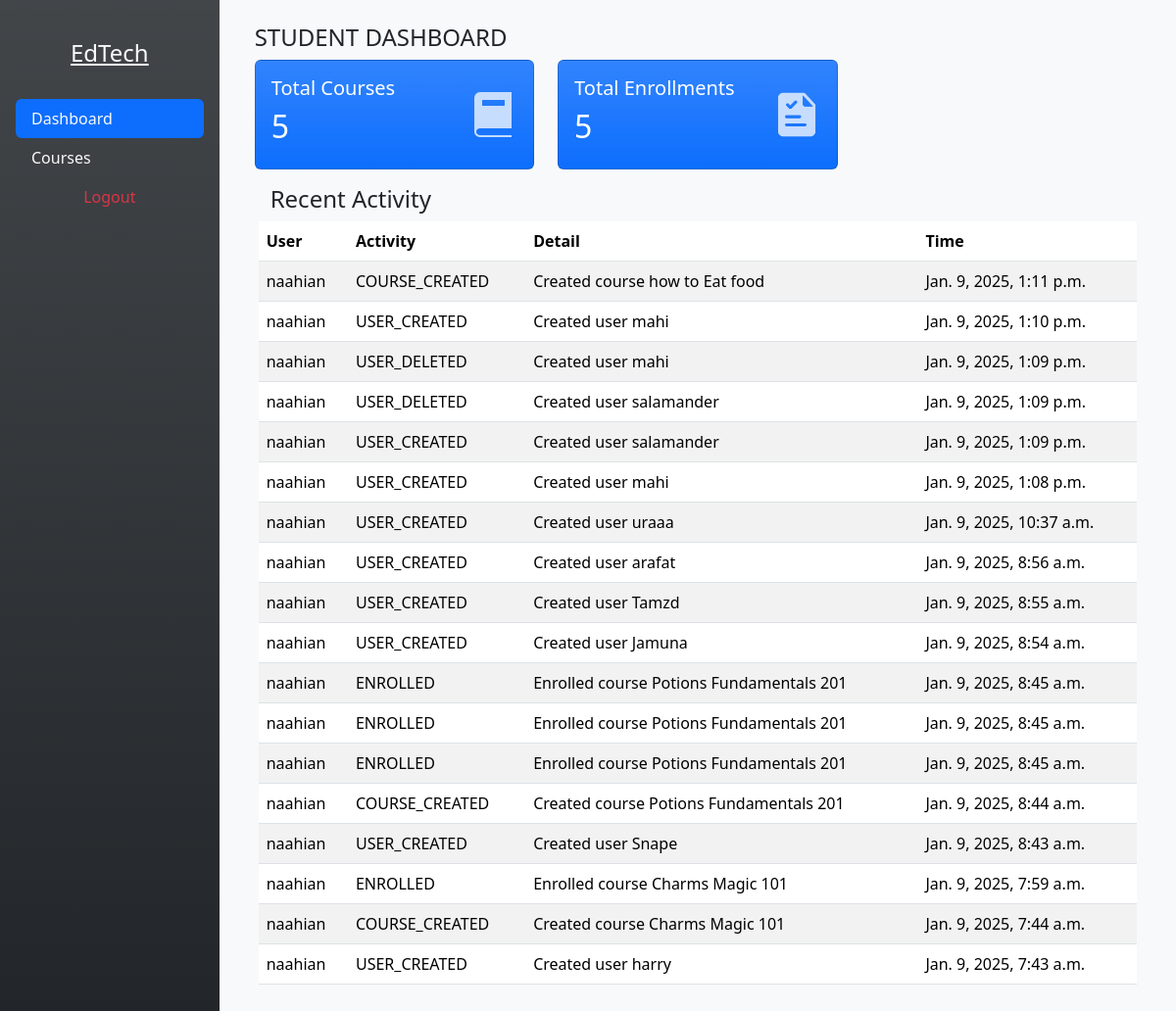
The app's page /dashboard/student (signed in) with its own data.
### dashboard/models.py (models this page shows, shortened)
class Activity(models.Model):
    ACTION_CHOICES = [
        ("USER_CREATED", "User Created"),
        ("USER_CREATED", "User Deleted"),
        ("COURSE_CREATED", "Course Created"),
        ("COURSE_DELETED", "Course Deleted"),
        ("ENROLLED", "Enrolled"),
        ("COMPLETED", "Enrollment Completed"),
    ]
    user = models.ForeignKey(User, on_delete=models.CASCADE, db_index=True)
    action = models.CharField(max_length=50, choices=ACTION_CHOICES)
    timestamp = models.DateTimeField(auto_now_add=True)
    details = models.TextField(blank=True)

### dashboard/views.py (the view)
# urls.py: path('student', views.studentDashboard, name='student-dashboard'),
@login_required(login_url="/users/login")
def studentDashboard(request, usertype="student"):
    activities = list( Activity.objects.filter(user=request.user).values().order_by('-timestamp'))
    for activity in activities:
        activity["username"] = User.objects.filter(id=activity['user_id']).first().username
    context = {
        "user_id": request.user.id,
        "username": request.user.username,
        "user_type": usertype,
        "courses": len(Course.objects.all()),
        "enrollments": len(Enrollment.objects.filter(user__id=request.user.id)),
        "activities":activities,
    }
    return render(request, "student_dashboard.html", context)

### frontend/template/student_dashboard.html (shortened to what this page needs)
{%extends 'admin_dashboard.html'%}
{%load static%}
{%block content%}
<div class="d-flex w-100 h-100">
    <div class="nav flex-column nav-pills bg-dark bg-gradient p-3 h-100" id="v-pills-tab" role="tablist">
        <a class="link-light link-opacity-50-hover mx-5 my-3 p-2 text-center" href="/">
            <h4> EdTech</h4>
        </a>
        <a class="nav-link link-light link-opacity-50-hover active" id="v-pills-dashboard-tab" data-bs-toggle="pill"
            data-bs-target="#v-pills-dashboard" type="button" role="tab" aria-controls="v-pills-dashboard"
            aria-selected="true">Dashboard</a>
        <a class="nav-link link-light link-opacity-50-hover" id="v-pills-courses-tab" data-bs-toggle="pill"
            data-bs-target="#v-pills-courses" type="button" role="tab" aria-controls="v-pills-courses"
            onclick="getStudentCourses()" aria-selected="false">Courses</a>
        <a class="text-center nav-link link-danger" href="{%url 'logout'%}">Logout</a>
    </div>
    <div class="tab-content w-100 p-4 bg-light" id="v-pills-tabContent"
        style="overflow-y: auto; max-height: calc(100vh - 2rem);">
        <div class="tab-pane fade show active container" id="v-pills-dashboard" role="tabpanel"
            aria-labelledby="v-pills-dashboard-tab">
            <h4 class="text-uppercase">{{user_type}} Dashboard</h4>
            <div class="row">
                <div class="col-md-4">
                    <div class="flex-row card text-white align-items-center bg-primary bg-gradient mb-3">
                        <div class="col-md-8 card-body">
                            <h5 class="card-text">Total Courses</h5>
                            <h2 class="card-title">{{courses}}</h2>
                        </div>
                        <img class="mx-3 opacity-75" width="50" height="50" src="/media/icon/course.png">
                    </div>
                </div>
                <div class="col-md-4">
                    <div class="flex-row card text-white align-items-center bg-primary bg-gradient mb-3">
                        <div class="col-md-8 card-body">
                            <h5 class="card-text">Total Enrollments</h5>
                            <h2 class="card-title">{{enrollments}}</h2>
                        </div>
                        <img class="mx-3 opacity-75" width="50" height="50" src="/media/icon/enroll.png">
                    </div>
                </div>
            </div>
            <div class="row px-3">
                <h4>Recent Activity</h4>
                <table class="table table-striped">
                    <thead>
                        <tr>
                            <th>User</th>
                            <th>Activity</th>
                            <th>Detail</th>
                            <th>Time</th>
                        </tr>
                    </thead>
                    <tbody id="activity-list">
                        {%for item in activities %}
                        <tr>
                            <td>{{item.username}}</td>
                            <td>{{item.action}}</td>
                            <td>{{item.details}}</td>
                            <td>{{item.timestamp}}</td>
                        </tr>
                        {% endfor %}
                    </tbody>
                </table>
            </div>
        </div>
    </div>
</div>
{%endblock%}

### records on screen
Activity: username "naahian", action "COURSE_CREATED", details "Created course how to Eat food", timestamp "Jan. 9, 2025, 1:11 p.m."
Activity: username "naahian", action "USER_CREATED", details "Created user mahi", timestamp "Jan. 9, 2025, 1:10 p.m."
Activity: username "naahian", action "USER_DELETED", details "Created user mahi", timestamp "Jan. 9, 2025, 1:09 p.m."
Activity: username "naahian", action "USER_DELETED", details "Created user salamander", timestamp "Jan. 9, 2025, 1:09 p.m."
Activity: username "naahian", action "USER_CREATED", details "Created user salamander", timestamp "Jan. 9, 2025, 1:09 p.m."
Activity: username "naahian", action "USER_CREATED", details "Created user mahi", timestamp "Jan. 9, 2025, 1:08 p.m."
Activity: username "naahian", action "USER_CREATED", details "Created user uraaa", timestamp "Jan. 9, 2025, 10:37 a.m."
Activity: username "naahian", action "USER_CREATED", details "Created user arafat", timestamp "Jan. 9, 2025, 8:56 a.m."
Activity: username "naahian", action "USER_CREATED", details "Created user Tamzd", timestamp "Jan. 9, 2025, 8:55 a.m."
Activity: username "naahian", action "USER_CREATED", details "Created user Jamuna", timestamp "Jan. 9, 2025, 8:54 a.m."
Activity: username "naahian", action "ENROLLED", details "Enrolled course Potions Fundamentals 201", timestamp "Jan. 9, 2025, 8:45 a.m."
Activity: username "naahian", action "ENROLLED", details "Enrolled course Potions Fundamentals 201", timestamp "Jan. 9, 2025, 8:45 a.m."
Activity: username "naahian", action "ENROLLED", details "Enrolled course Potions Fundamentals 201", timestamp "Jan. 9, 2025, 8:45 a.m."
Activity: username "naahian", action "COURSE_CREATED", details "Created course Potions Fundamentals 201", timestamp "Jan. 9, 2025, 8:44 a.m."
Activity: username "naahian", action "USER_CREATED", details "Created user Snape", timestamp "Jan. 9, 2025, 8:43 a.m."
Activity: username "naahian", action "ENROLLED", details "Enrolled course Charms Magic 101", timestamp "Jan. 9, 2025, 7:59 a.m."
Activity: username "naahian", action "COURSE_CREATED", details "Created course Charms Magic 101", timestamp "Jan. 9, 2025, 7:44 a.m."
Activity: username "naahian", action "USER_CREATED", details "Created user harry", timestamp "Jan. 9, 2025, 7:43 a.m."

### other values on screen
{{ user_type }} "STUDENT"
{{ courses }} "5"
{{ enrollments }} "5"
